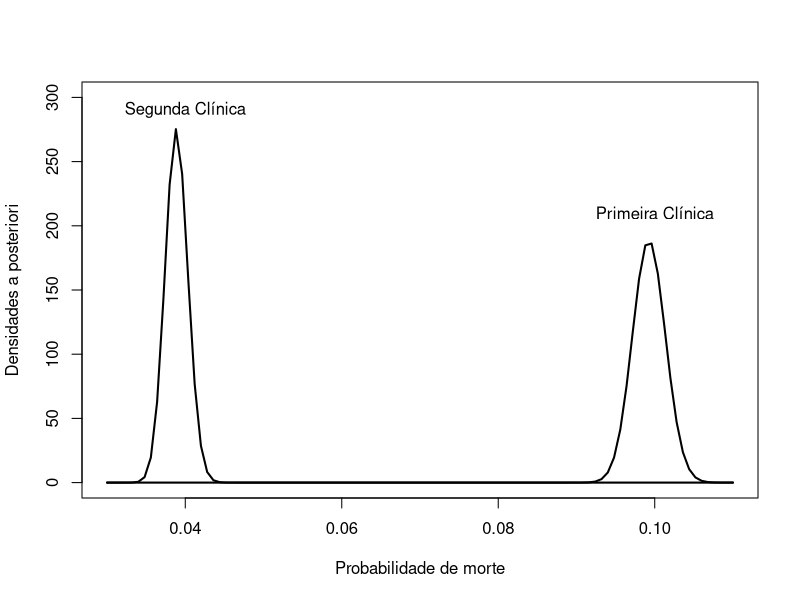
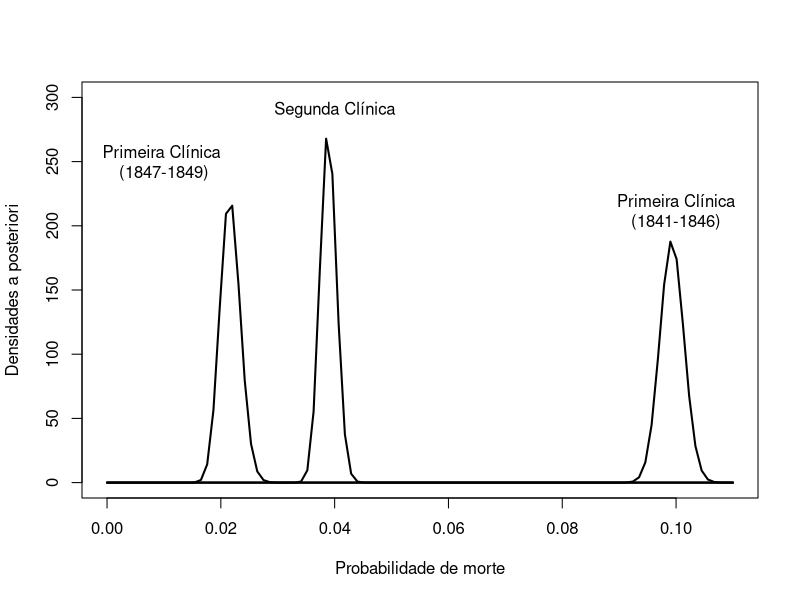
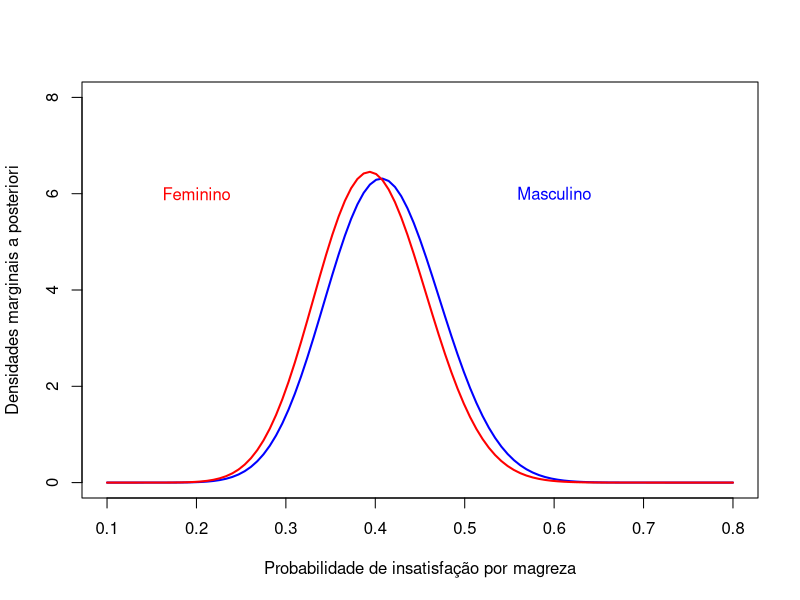
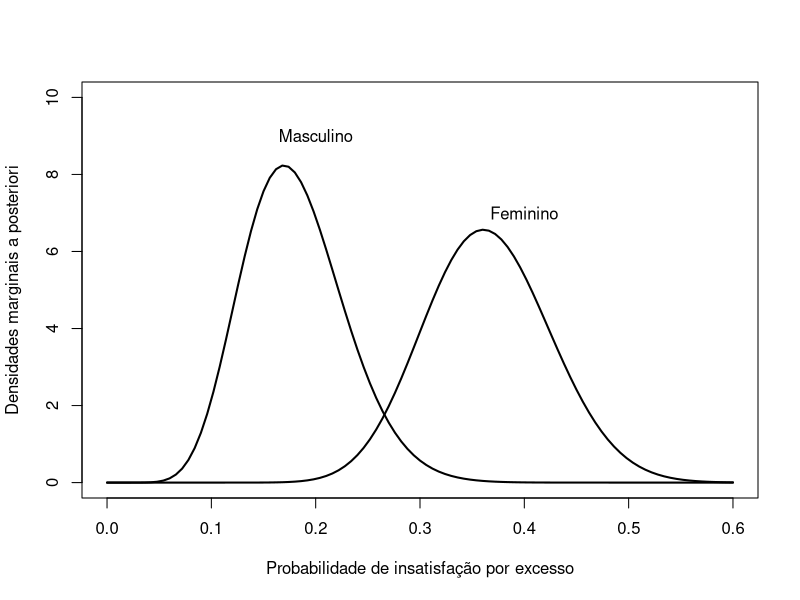

Here is the R script that generated these plots, in order:
## ---- chunk 1
curve(dbeta(x,1990,18054),0.03,.11, lwd = 2,ylab='Densidades a posteriori',xlab='Probabilidade de morte',ylim=c(0,300))
curve(dbeta(x,692,17101), lwd = 2, add = T)
text(c(.04,.1),c(290,210),c('Segunda Clínica','Primeira Clínica'))
## ---- chunk 2
curve(dbeta(x,1990,18054),0,.11, lwd = 2,ylab='Densidades a posteriori',xlab='Probabilidade de morte',ylim=c(0,300))
curve(dbeta(x,692,17101), lwd = 2, add = T)
curve(dbeta(x,143,6454), lwd = 2, add = T)

text(c(.01,.04,.1),c(250,290,212),c('Primeira Clínica \n(1847-1849)','Segunda Clínica','Primeira Clínica\n(1841-1846)'))

## ---- chunk 3
curve(dbeta(x,25,36), lwd=2, xlab = 'Probabilidade de insatisfação por magreza', ylab= 'Densidades marginais a posteriori', ylim=c(0,8),xlim=c(.1,.8),col='blue')
curve(dbeta(x,25,38),add = T, lwd=2, col='red')
text(c(.6,.2),c(6,6), c('Masculino','Feminino'),col=c('blue','red'))
## ---- chunk 4
curve(dbeta(x,11,50), lwd=2, xlab = 'Probabilidade de insatisfação por excesso', ylab= 'Densidades marginais a posteriori', ylim=c(0,10),xlim=c(0,.6))
curve(dbeta(x,23,40),add = T, lwd=2)
text(c(.2,.4),c(9,7), c('Masculino','Feminino'))

